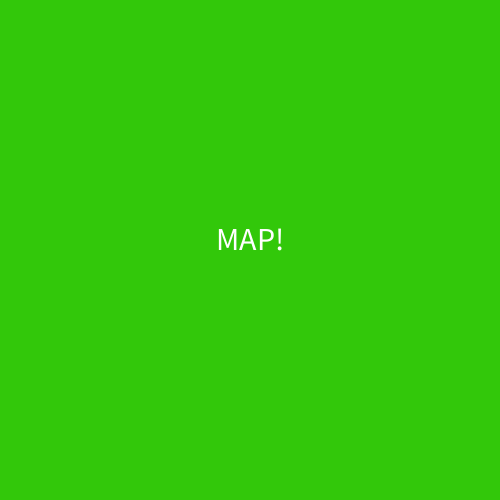
Frame 1 (no input)
Frame 60 (the mouse pressed at the canvas centre just before this capture): identical to frame 1, image omitted
Frame 120 (the mouse held since frame 60 and released just before this capture): identical to frame 1, image omitted

The Processing sketch that drew this single still picture (run headless with seeded random() and noise(); from frame 60 on, the mouse is pressed at the canvas centre):

// Processing sketch: basicStates
// ── basicStates.pde
int START_SCREEN = 0;
int PLAY_SCREEN = 1;
int END_SCREEN = 2;
int MAP_SCREEN = 3;
int SETTINGS_SCREEN = 4;
int STATE = MAP_SCREEN;
void setup() {
  size(500, 500);
}
void draw() {
  //if (STATE == START_SCREEN) {
  
  //} else if (STATE == 1) {
  
  //} else if (STATE == 2) {
  
  //}
  switch (STATE) {
    case 0: // start screen
      showStartScreen();
    break;
    case 4: // settings screen
      //background(230, 30, 10);
      fill(255);
      ellipse(200, 200, 100, 40);
    break;
    case 1: // play screen
      showPlayScreen();
    break;
    case 2: // end screen
      showEndScreen();
    break;
    case 3: // map screen
      showMapScreen();
    break;
  }
}
void keyTyped() {
  switch(key) {
    case 'q':
      STATE = START_SCREEN;
    break;
    case 'w':
      STATE = END_SCREEN;
    break;
    case 'e':
      STATE = MAP_SCREEN;
    break;
    case 'r':
      STATE = PLAY_SCREEN;
    break;
    case 'u':
      STATE = SETTINGS_SCREEN;
    break;
  }
}
void showStartScreen(){
  background(200);
  textAlign(CENTER);
  textSize(32);
  text("Loading!", 250, 250);
}
void showPlayScreen(){
  background(200, 200, 10);
  textAlign(CENTER);
  textSize(32);
  text("Playing!", sin(frameCount*.02)*200 + 250, 250);
}
void showEndScreen(){
  background(10);
  textAlign(CENTER);
  textSize(32);
  text("END!", 250, 250);
}
void showMapScreen(){
  background(50, 200, 10);
  textAlign(CENTER);
  textSize(32);
  text("MAP!", 250, 250);
}
